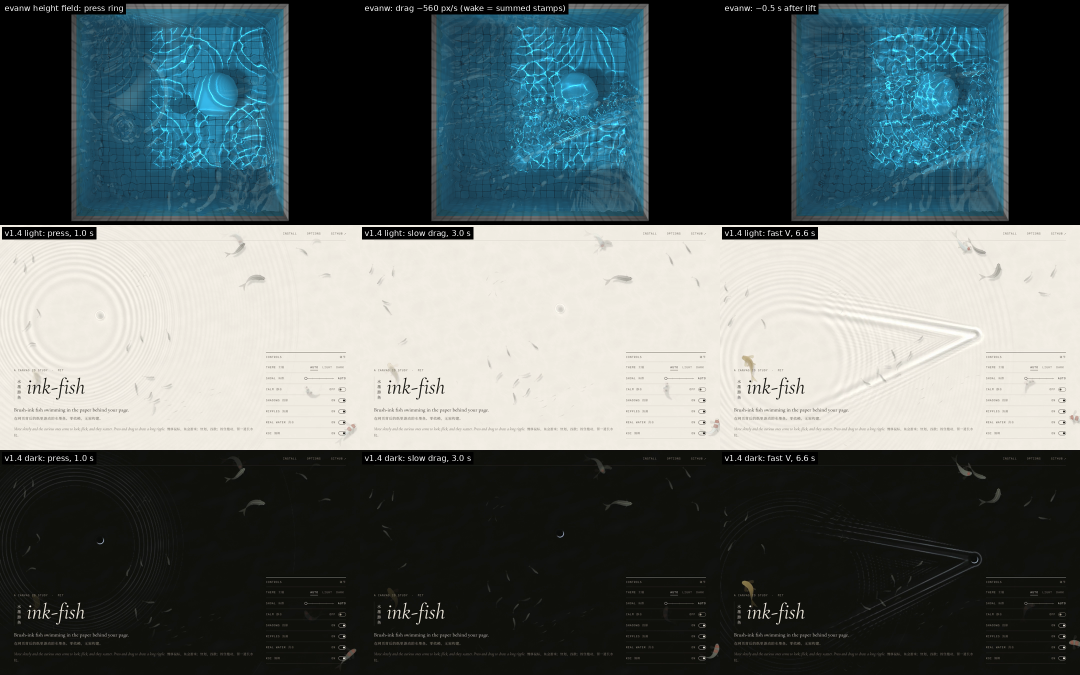
#> input picture qa/relearn-ultra-water/compare-evanw-vs-v14.png, 2160 x 1350 px, given in place of f0002.png, which was not available (shown at 1/2 size)
$ python wake.py ../relearn-ultra-water ../relearn-ultra-water/evw-oblique-sheet.png
#> lines starting #> are read from the running program, lines starting #| are printed output that depends on the picture
# lateral spread of the drag wake at column x=500 (pointer passes at t=0.65 s), CSS px from the stroke line y=330
import numpy as np, sys, json
from PIL import Image
from scipy.ndimage import gaussian_filter
d = sys.argv[1]; out = sys.argv[2]; HZ = 30; t0 = -0.5
def hp(i):
#> called with i = 2
    a = np.asarray(Image.open(f'{d}/f{i:04d}.png').convert('L'), float); h = np.abs(a - gaussian_filter(a, 6))
#> after `a = np.asarray(Image.open(f'{d}/f{i:04d}.png').convert('L'), float)`:
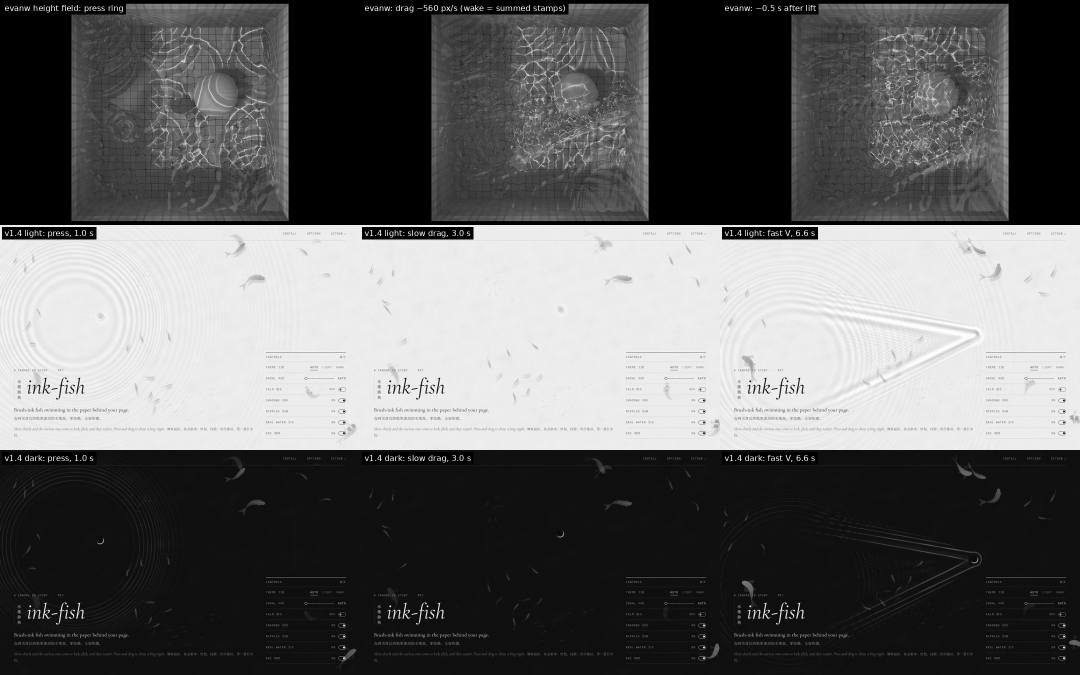
#> a: shape (1350, 2160) float64 (shown at 1/2 size); min 0, max 255, mean 99.4
#> after `h = np.abs(a - gaussian_filter(a, 6))`:
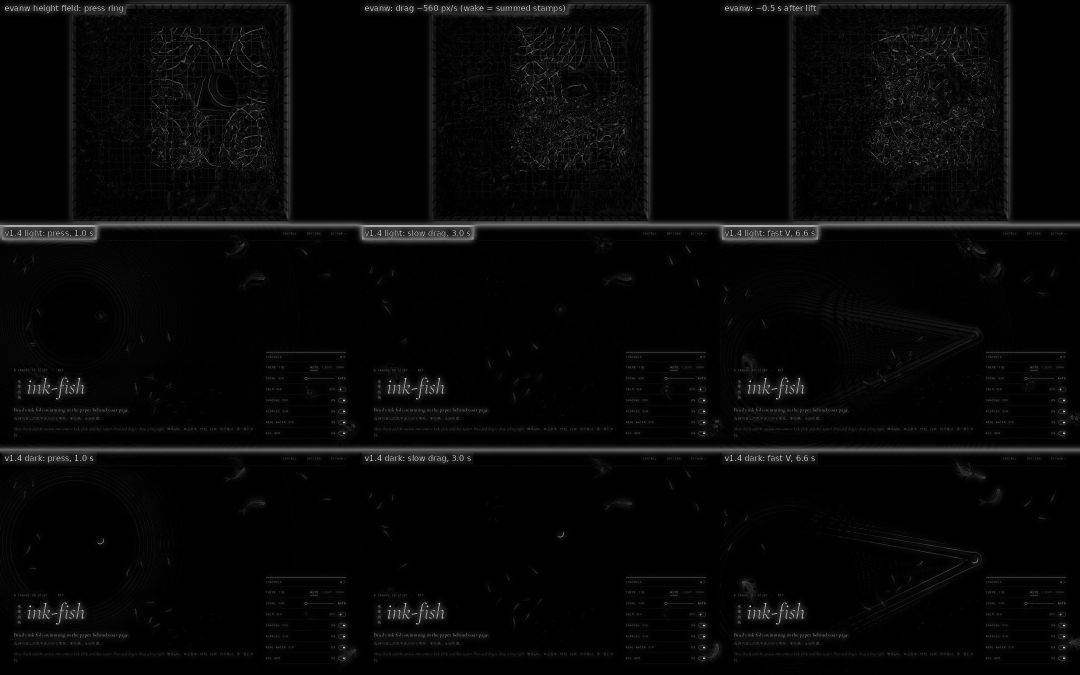
#> h: shape (1350, 2160) float64 (shown at 1/2 size); min 0, max 234.5, mean 7.5
    col = h[:, 470:531].mean(1); return np.maximum(col[330:330 + 400], col[330 - 300:330][::-1].tolist() + [0] * 100)
#> after `col = h[:, 470:531].mean(1)`: col = 1350 values, max 119.2 at index 449, min 0.141 at index 1100, mean 7.67
B = np.mean([hp(i) for i in range(2, 13)], 0); nz = np.median(B)
#> call 2 of hp, with i = 3
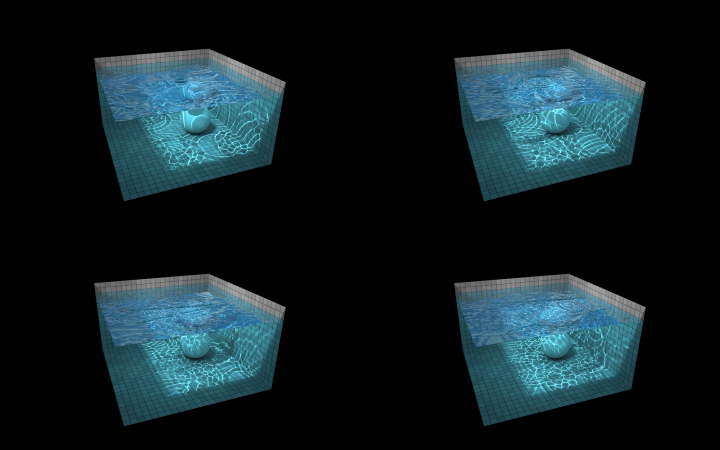
#> input picture qa/relearn-ultra-water/evw-oblique-sheet.png, 1440 x 900 px, given in place of f0003.png, which was not available (shown at 1/2 size)
#> in hp (call 2), `a = np.asarray(Image.open(f'{d}/f{i:04d}.png').convert('L'), float)`:
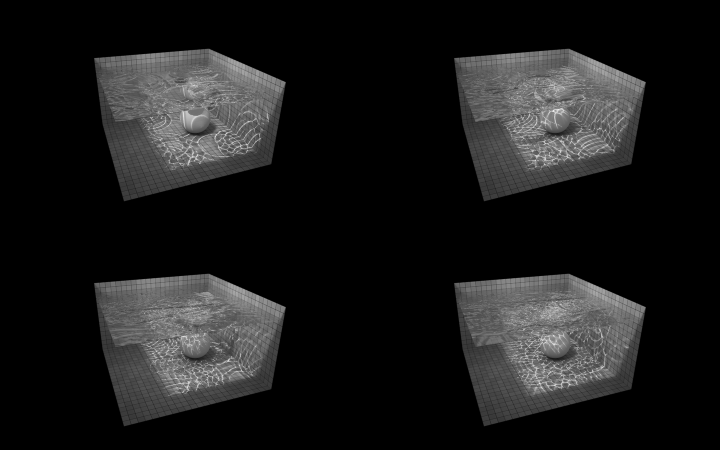
#> a: shape (900, 1440) float64 (shown at 1/2 size); min 0, max 254, mean 26.7
#> in hp (call 2), `h = np.abs(a - gaussian_filter(a, 6))`:
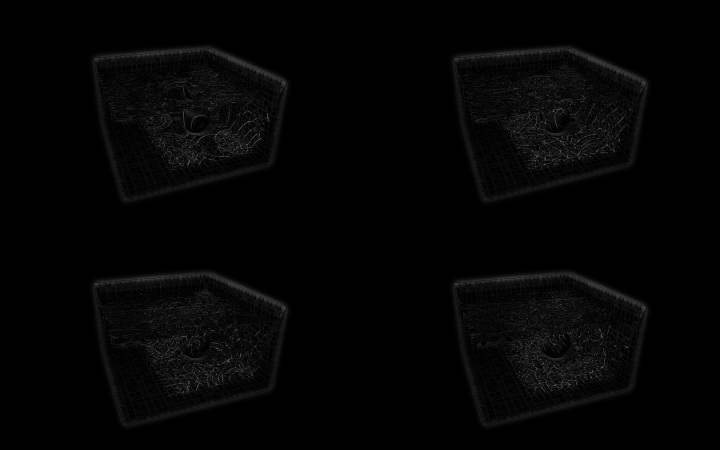
#> h: shape (900, 1440) float64 (shown at 1/2 size); min 0, max 129, mean 4.2
#> in hp (call 2), `col = h[:, 470:531].mean(1)`: col = 900 values, max 28.6 at index 585, min 0 at index 0, mean 7.22
#> (the run stopped early here; a loop or call above may not have finished)
